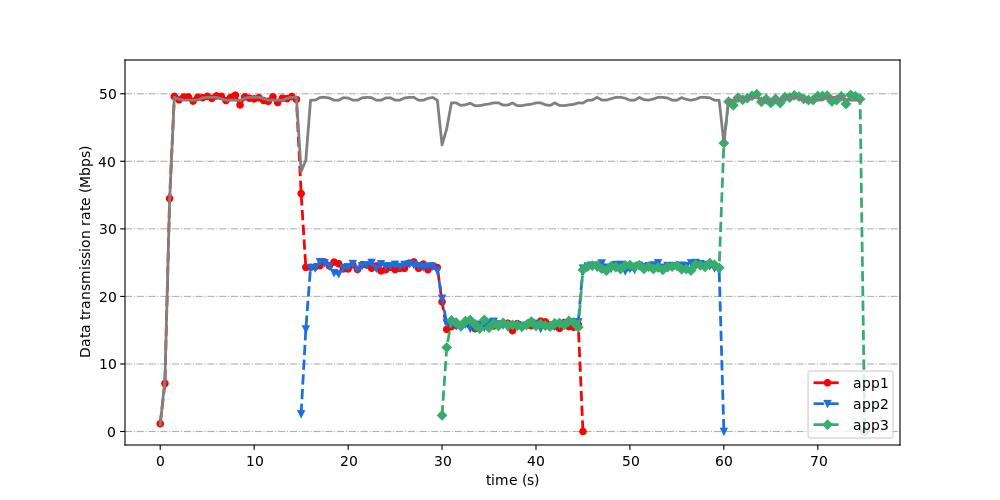

Here is the Python script that generated this plot:
import matplotlib
import matplotlib.pyplot as plt
import numpy as np

matplotlib.use('cairo')
plt.figure(figsize=(10, 5))
subfig = 220

STEP = 0.5
PACKET = 1024
VINDEX = 0

colorset = ['red', '#1A6FDF', '#37AD6B', '#CC9900']
styleset = ['-.', ':', 'dashed', 'dotted']
pointset = ['o', 'v', 'D', '+']
nameset = ['app1', 'app2', 'app3', 'app4']
suffixset = ['0', '1', '2']

#BWs = [50, 70, 60, 40]
#TPs = [0, 20, 40, 60, 80]
BWs = [50]
TPs = [0, 75]
bwx, bwy = [], []
for i in range(len(BWs)):
    tmpx = np.linspace(TPs[i], TPs[i + 1], int((TPs[i + 1] - TPs[i]) / STEP),
                       False)
    tmpy = [BWs[i]] * len(tmpx)
    bwx += tmpx.tolist()
    bwy += tmpy
plt.plot(bwx, bwy, color='black', label='bandwidth', lw='2')

figparami = 0
sum = [0] * len(bwx)
for suffix in suffixset:
    file11 = '/root/ndn/proj-sep/log/multiport/nec-' + suffix + '.log'
    dqns = open(file11, 'r').readlines()
    x0, y0 = [], []
    datanum0 = [0] * 1000
    indexmax0 = 0
    for line in dqns:
        value = line.replace(' ', '').split(',')
        if (len(value) >= 3 and value[2] == 'data'):
            index0 = int(float(value[1]) / STEP)
            datanum0[index0] += 1
    xstep = 0
    maxnzx = 0
    for i in range(len(bwx)):
        tmp = (float(datanum0[i] * PACKET * 8) / (STEP * 1000 * 1000))
        if (tmp != 0):
            #tmp += (np.random.normal(0, 4 / 12) - 0.5)
            y0.append(tmp)
            x0.append(xstep)
            maxnzx = xstep
        sum[i] += tmp
        xstep += STEP
    x0.append(maxnzx + STEP)
    y0.append(0)
    #subfig += 1
    #plt.subplot(subfig)
    #plt.title(suffixset[subfig - 221])
    #plt.stackplot(x0,
    #              yc0,
    #              y0,
    #              y1,
    #              labels=[
    #                  'Path0', 'Path1 through the bottleneck',
    #                  'Path1 not through the bottleneck'
    #              ])
    plt.plot(x0,
             y0,
             label=nameset[figparami],
             color=colorset[figparami],
             ls='--',
             lw='2',
             marker=pointset[figparami],
             markersize='4.5')
    figparami += 1
print(sum)
plt.plot(bwx, sum, color='grey', lw=2)
plt.grid(which='both', axis="y", linestyle='-.')
plt.ylim(-2, 55)
plt.xlabel("time (s)")
plt.ylabel("Data transmission rate (Mbps)")
plt.legend(loc='lower right')
#plt.savefig('./mcth_bw.pdf')
